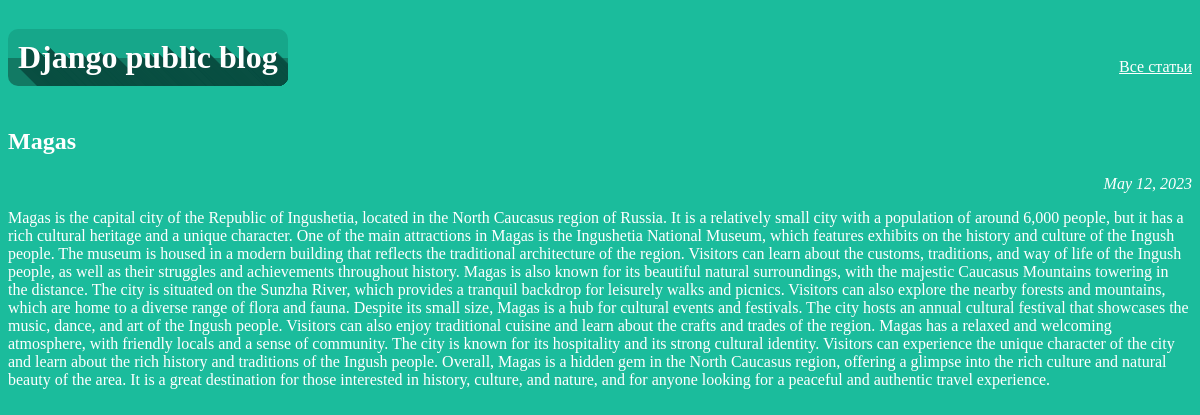
Screenshot of /article/4 with the database file from the repository.
### articles/models.py (models this page shows, shortened)
class Article(models.Model):
    title = models.CharField(max_length=200)
    author = models.ForeignKey(User, on_delete=models.CASCADE)
    text = models.TextField()
    created_date = models.DateField(auto_now_add=True)
    def __unicode__ (self):
        return "%s: %s" % (self.author.username, self.title)

### articles/views.py (the view)
# urls.py: re_path(r'^article/(?P<article_id>\d+)$', views.get_article, name='get_article'),
def get_article(request, article_id):
    try:
        post = Article.objects.get(id=article_id)
        print(f"post: {post}")
        return render(request, 'article.html', {"post": post})
    except Article.DoesNotExist:
        print("Article.DoesNotExist")
        raise Http404

### articles/templates/article.html (shortened to what this page needs)
{% load static %}
<!DOCTYPE html>
<html>
<head>
    <link rel="stylesheet" type="text/css" href="{% static '/css/articl1.css' %}">
</head>
<body>
    <div class="containerh1">
        <h1>Django public blog</h1>
        <a class="back" href="{% url 'archive' %}">Все статьи</a>
    </div>
    <div class="archive">
        <div class="one-post">
            <h2 class="post-title">{{ post.title }}</h2>
            <div class="article-info">
                <div class="article-created-date">{{ post.created_date }}</div>
            </div>
            <p class="article-text">{{ post.text }}</p>
        </div>
    </div>
</body>
</html>

### static/css/articl1.css (style rules this page uses)
body { background-color: #1bbc9c; font-family: Verdana; color: white; }
a { color: inherit; }
.containerh1 { text-align: left; overflow: hidden; }
.back { float: right; margin-top: 50px; }
.article-created-date { text-align: right; font-style: italic; }
.one-post { margin-bottom: 80px; }
h1 { font-weight: 800; display: inline-block; border: 0px solid black; padding: 10px; text-shadow: rgb(9, 79, 66) 1px 1px, rgb(9, 79, 66) 2px 2px, rgb(9, 79, 66) 3px 3px, rgb(9, 79, 66) 4px 4px, rgb(9, 79, 66) 5px 5px, rgb(9, 79, 66) 6px 6px, rgb(9, 79, 66) 7px 7px, rgb(9, 79, 66) 8px 8px, rgb(9, 79, 66) 9px 9px, rgb(9, 79, 66) 10px 10px, rgb(9, 79, 66) 11px 11px, rgb(9, 79, 66) 12px 12px, rgb(9, 79, 66) 13px 13px, rgb(9, 79, 66) 14px 14px, rgb(9, 79, 66) 15px 15px, rgb(9, 79, 66) 16px 16px, rgb(9, 79, 66) 17px 17px, rgb(9, 79, 66) 18px 18px, rgb(9, 79, 66) 19px 19px, rgb(9, 79, 66) 20px 20px, rgb(9, 79, 66) 21px 21px, rgb(9, 79, 66) 22px 22px, rgb(9, 79, 66) 23px 23px, rgb(9, 79, 66) 24px 24px, rgb(9, 79, 66) 25px 25px, rgb(9, 79, 66) 26px 26px, rgb(9, 79, 66) 27px 27px, rgb(9, 79, 66) 28px 28px, rgb(9, 79, 66) 29px 29px, rgb(9, 79, 66) 30px 30px, rgb(9, 79, 66) 31px 31px, rgb(9, 79, 66) 32px 32px, rgb(9, 79, 66) 33px 33px, rgb(9, 79, 66) 34px 34px, rgb(9, 79, 66) 35px 35px, rgb(9, 79, 66) 36px 36px, rgb(9, 79, 66) 37px 37px, rgb(9, 79, 66) 38px 38px, rgb(9, 79, 66) 39px 39px, rgb(9, 79, 66) 40px 40px, rgb(9, 79, 66) 41px 41px, rgb(9, 79, 66) 42px 42px, rgb(9, 79, 66) 43px 43px, rgb(9, 79, 66) 44px 44px, rgb(9, 79, 66) 45px 45px, rgb(9, 79, 66) 46px 46px, rgb(9, 79, 66) 47px 47px, rgb(9, 79, 66) 48px 48px, rgb(9, 79, 66) 49px 49px, rgb(9, 79, 66) 50px 50px, rgb(9, 79, 66) 51px 51px, rgb(9, 79, 66) 52px 52px, rgb(9, 79, 66) 53px 53px, rgb(9, 79, 66) 54px 54px, rgb(9, 79, 66) 55px 55px, rgb(9, 79, 66) 56px 56px, rgb(9, 79, 66) 57px 57px, rgb(9, 79, 66) 58px 58px, rgb(9, 79, 66) 59px 59px, rgb(9, 79, 66) 60px 60px; border-radius: 10px; background-image: linear-gradient(to bottom, #16a78a 50%, #127a64 50%); overflow: hidden; justify-content: center; text-align: center; float: left; }

### rows the page displays
Article: title "Magas", created_date "May 12, 2023", text "Magas is the capital city of the Republic of Ingushetia, located in the North Caucasus region of Russia. It is a relatively small city with a population of around 6,000 people, but it has a rich cultural heritage and a unique character. One of the main attractions in Magas is the Ingushetia National Museum, which features exhibits on the history and culture of the Ingush people. The museum is housed in a modern building that reflects the traditional architecture of the region. Visitors can learn about the customs, traditions, and way of life of the Ingush people, as well as their struggles and achievements throughout history. Magas is also known for its beautiful natural surroundings, with…"
